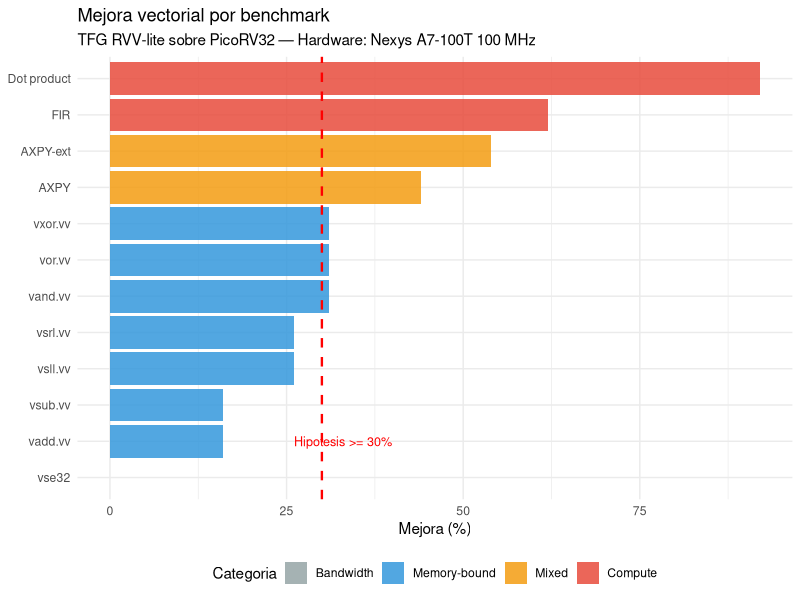
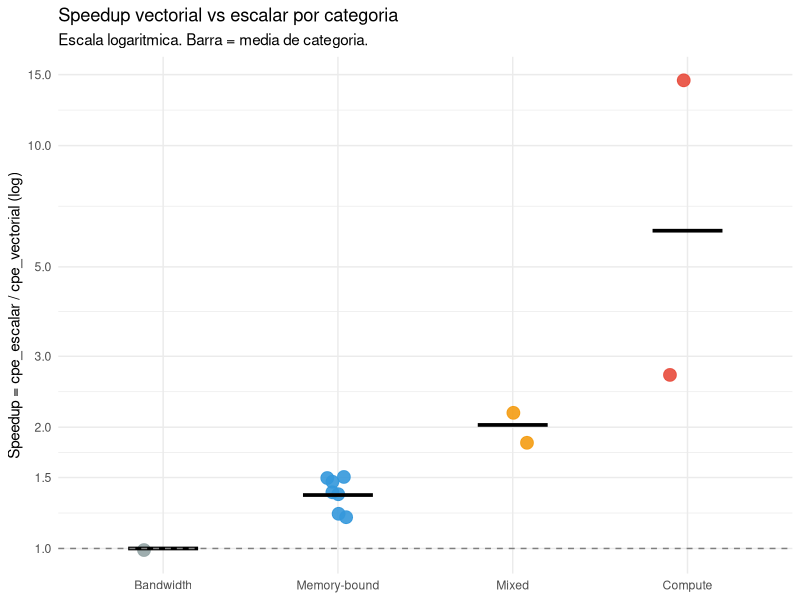
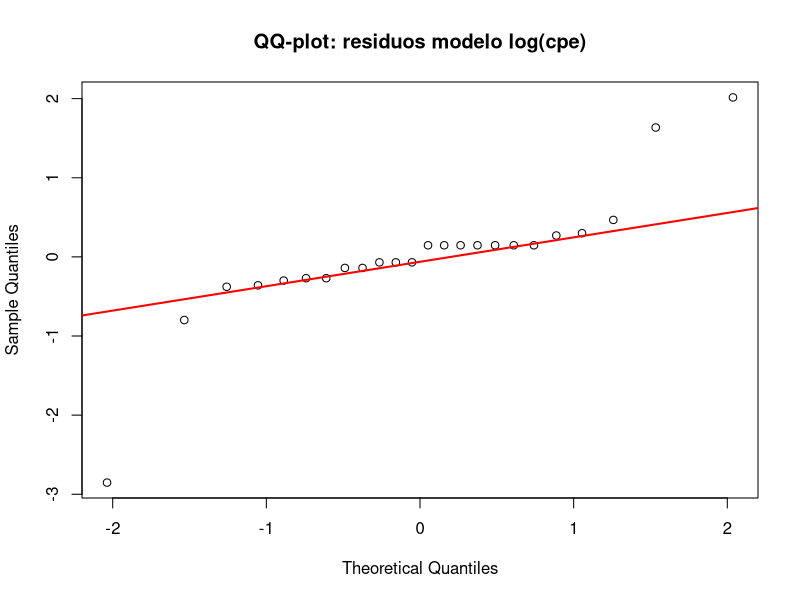
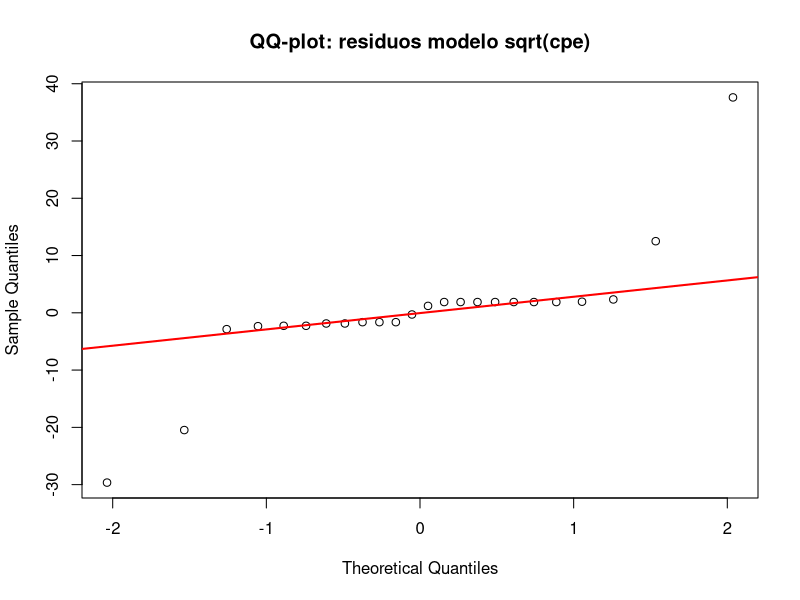
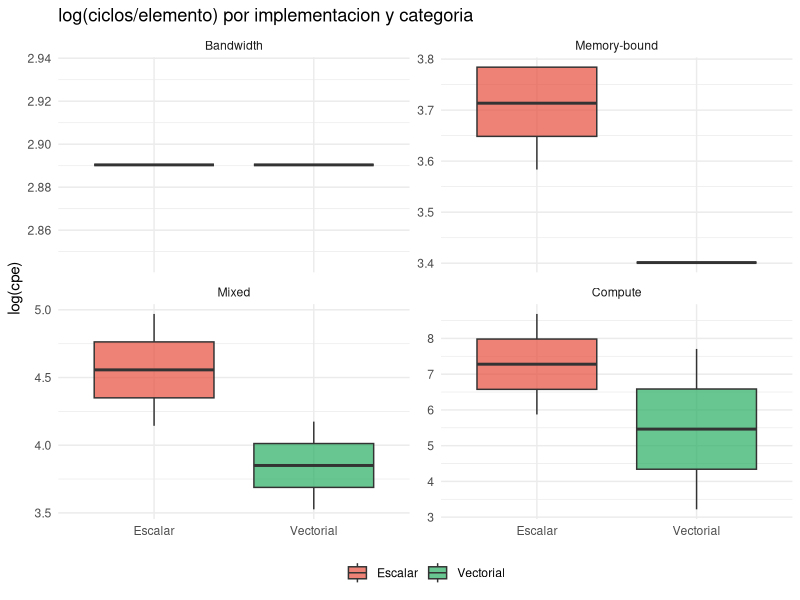

Source code (R) for these figures, in order:
.libPaths(c("~/R/library", .libPaths()))
library(ggplot2)
library(tidyr)
library(dplyr)

datos <- data.frame(
  benchmark = c("vadd.vv","vsub.vv","vand.vv","vor.vv","vxor.vv",
                "vsll.vv","vsrl.vv","AXPY","AXPY-ext",
                "Dot product","FIR","vse32"),
  categoria = c(rep("Memory-bound",7),rep("Mixed",2),
                rep("Compute",2),"Bandwidth"),
  N   = c(128,128,128,128,128,128,128,128,64,32,32,256),
  cpe_esc = c(36,36,44,44,44,41,41,63,144,355,5917,18),
  cpe_vec = c(30,30,30,30,30,30,30,34, 65, 25,2223,18),
  mejora  = c(16,16,31,31,31,26,26,44, 54, 92, 62, 0)
)
datos$speedup     <- datos$cpe_esc / datos$cpe_vec
datos$log_speedup <- log(datos$speedup)
datos$categoria   <- factor(datos$categoria,
                    levels=c("Bandwidth","Memory-bound","Mixed","Compute"))

# Dataset largo para regresion
dl <- reshape(datos[,c("benchmark","categoria","cpe_esc","cpe_vec")],
  varying=list(c("cpe_esc","cpe_vec")), v.names="cpe",
  timevar="impl", times=c("Escalar","Vectorial"), direction="long")
dl$impl <- factor(dl$impl, levels=c("Escalar","Vectorial"))

cat("=== 1. ESTADISTICAS DESCRIPTIVAS ===\n")
for (cn in levels(datos$categoria)) {
  s <- datos[datos$categoria==cn,]
  cat(sprintf("%-15s n=%d  speedup media=%.2f  sd=%.3f  [%.2f, %.2f]\n",
      cn, nrow(s), mean(s$speedup), ifelse(nrow(s)>1,sd(s$speedup),NA),
      min(s$speedup), max(s$speedup)))
}

cat("\n=== 2. WELCH'S T-TEST PAREADO POR CATEGORIA ===\n")
cat(sprintf("%-20s %4s %9s %11s %4s\n","Categoria","n","t","p-valor","Sig"))
cat(strrep("-",52),"\n")
for (cn in levels(datos$categoria)) {
  s <- datos[datos$categoria==cn,]
  if (nrow(s)>=2) {
    tr <- t.test(s$cpe_esc, s$cpe_vec, paired=TRUE, alternative="greater")
    sig <- ifelse(tr$p.value<0.001,"***",ifelse(tr$p.value<0.01,"**",
           ifelse(tr$p.value<0.05,"*","ns")))
    cat(sprintf("%-20s %4d %9.4f %11.4e %4s\n",
        cn, nrow(s), as.numeric(tr$statistic), tr$p.value, sig))
  }
}

cat("\n=== 3. T-TEST GLOBAL CON log(cpe) [elimina dominio FIR] ===\n")
tg <- t.test(log(datos$cpe_esc), log(datos$cpe_vec),
             paired=TRUE, alternative="greater")
cat(sprintf("t = %.4f,  p = %.4e\n",
    as.numeric(tg$statistic), tg$p.value))
cat(sprintf("Conclusion: %s\n",
    ifelse(tg$p.value<0.05,
           "RECHAZO H0 — vectorial significativamente mas rapido ***",
           "No se rechaza H0")))

cat("\n=== 4. ANOVA: log(speedup) ~ categoria ===\n")
mod_aov <- aov(log_speedup ~ categoria, data=datos)
print(summary(mod_aov))
cat("\n--- Tukey HSD ---\n")
print(TukeyHSD(mod_aov))

cat("\n=== 5. REGRESION: log(cpe) ~ impl + categoria ===\n")
mod_log <- lm(log(cpe) ~ impl + categoria, data=dl)
print(summary(mod_log))

cat("\n=== 6. REGRESION: sqrt(cpe) ~ impl + categoria ===\n")
cat("(Transformacion sqrt como en paper del asesor)\n")
mod_sqrt <- lm(sqrt(cpe) ~ impl + categoria, data=dl)
print(summary(mod_sqrt))

cat("\n=== 7. VERIFICACION DE SUPUESTOS ===\n")
sw_log  <- shapiro.test(residuals(mod_log))
sw_sqrt <- shapiro.test(residuals(mod_sqrt))
cat(sprintf("Shapiro-Wilk log(cpe):  W=%.4f p=%.4f — %s\n",
    sw_log$statistic, sw_log$p.value,
    ifelse(sw_log$p.value>0.05,"Normal OK","No normal")))
cat(sprintf("Shapiro-Wilk sqrt(cpe): W=%.4f p=%.4f — %s\n",
    sw_sqrt$statistic, sw_sqrt$p.value,
    ifelse(sw_sqrt$p.value>0.05,"Normal OK","No normal")))

# Bartlett excluyendo Bandwidth (n=1)
datos_bt <- datos[datos$categoria!="Bandwidth",]
bt <- bartlett.test(log_speedup ~ categoria, data=datos_bt)
cat(sprintf("Bartlett (sin Bandwidth): K2=%.4f p=%.4f — %s\n",
    bt$statistic, bt$p.value,
    ifelse(bt$p.value>0.05,"Varianzas homogeneas OK","Heterogeneas")))

cat("\n=== 8. GRAFICOS ===\n")
g1 <- ggplot(datos,
       aes(x=reorder(benchmark,mejora), y=mejora, fill=categoria)) +
  geom_col(alpha=0.85) +
  geom_hline(yintercept=30, linetype="dashed", color="red", linewidth=0.8) +
  annotate("text",x=2,y=33,label="Hipotesis >= 30%",color="red",size=3.2) +
  coord_flip() +
  scale_fill_manual(values=c("Bandwidth"="#95A5A6","Memory-bound"="#3498DB",
                              "Mixed"="#F39C12","Compute"="#E74C3C")) +
  labs(title="Mejora vectorial por benchmark",
       subtitle="TFG RVV-lite sobre PicoRV32 — Hardware: Nexys A7-100T 100 MHz",
       x=NULL, y="Mejora (%)", fill="Categoria") +
  theme_minimal(base_size=11) + theme(legend.position="bottom")
ggsave("fig1_mejora.png", g1, width=9, height=7, dpi=150)

g2 <- ggplot(datos,
       aes(x=categoria, y=speedup, color=categoria)) +
  geom_jitter(width=0.12, size=4, alpha=0.9) +
  stat_summary(fun=mean, geom="crossbar", width=0.4, color="black", linewidth=0.5) +
  geom_hline(yintercept=1, linetype="dashed", color="gray50") +
  scale_y_log10(breaks=c(1,1.5,2,3,5,10,15)) +
  scale_color_manual(values=c("Bandwidth"="#95A5A6","Memory-bound"="#3498DB",
                               "Mixed"="#F39C12","Compute"="#E74C3C")) +
  labs(title="Speedup vectorial vs escalar por categoria",
       subtitle="Escala logaritmica. Barra = media de categoria.",
       x=NULL, y="Speedup = cpe_escalar / cpe_vectorial (log)") +
  theme_minimal(base_size=11) + theme(legend.position="none")
ggsave("fig2_speedup_categoria.png", g2, width=7, height=6, dpi=150)

png("fig3_qqplot_log.png",  width=600, height=500, res=100)
qqnorm(residuals(mod_log),  main="QQ-plot: residuos modelo log(cpe)")
qqline(residuals(mod_log),  col="red", lwd=2); dev.off()

png("fig4_qqplot_sqrt.png", width=600, height=500, res=100)
qqnorm(residuals(mod_sqrt), main="QQ-plot: residuos modelo sqrt(cpe)")
qqline(residuals(mod_sqrt), col="red", lwd=2); dev.off()

g5 <- ggplot(dl, aes(x=impl, y=log(cpe), fill=impl)) +
  geom_boxplot(alpha=0.7) +
  facet_wrap(~categoria, scales="free_y") +
  scale_fill_manual(values=c("Escalar"="#E74C3C","Vectorial"="#27AE60")) +
  labs(title="log(ciclos/elemento) por implementacion y categoria",
       x=NULL, y="log(cpe)", fill=NULL) +
  theme_minimal(base_size=11) + theme(legend.position="bottom")
ggsave("fig5_boxplot_impl_categoria.png", g5, width=10, height=7, dpi=150)

cat("Graficos guardados: fig1 fig2 fig3 fig4 fig5\n")
cat("\n=== ANALISIS FASE A COMPLETO ===\n")

cat("\n=== 9. WILCOXON SIGNED-RANK (no parametrico) ===\n")
cat("Alternativa valida cuando Shapiro-Wilk falla\n")
cat("No requiere supuesto de normalidad\n\n")

# Global
wt <- wilcox.test(datos$cpe_esc, datos$cpe_vec,
                  paired=TRUE, alternative="greater")
cat(sprintf("Wilcoxon global: V=%.0f, p=%.4e — %s\n",
    wt$statistic, wt$p.value,
    ifelse(wt$p.value<0.05,
           "RECHAZO H0 — vectorial significativamente mas rapido ***",
           "No se rechaza H0")))

# Por categoria
cat("\nPor categoria:\n")
cat(sprintf("%-20s %8s %11s %4s\n","Categoria","V","p-valor","Sig"))
cat(strrep("-",47),"\n")
for (cn in levels(datos$categoria)) {
  s <- datos[datos$categoria==cn,]
  if (nrow(s)>=2) {
    wc <- wilcox.test(s$cpe_esc, s$cpe_vec,
                      paired=TRUE, alternative="greater",
                      exact=FALSE)
    sig <- ifelse(wc$p.value<0.001,"***",
           ifelse(wc$p.value<0.01,"**",
           ifelse(wc$p.value<0.05,"*","ns")))
    cat(sprintf("%-20s %8.0f %11.4e %4s\n",
        cn, wc$statistic, wc$p.value, sig))
  }
}
cat("\n=== Fase A con Wilcoxon completa ===\n")
